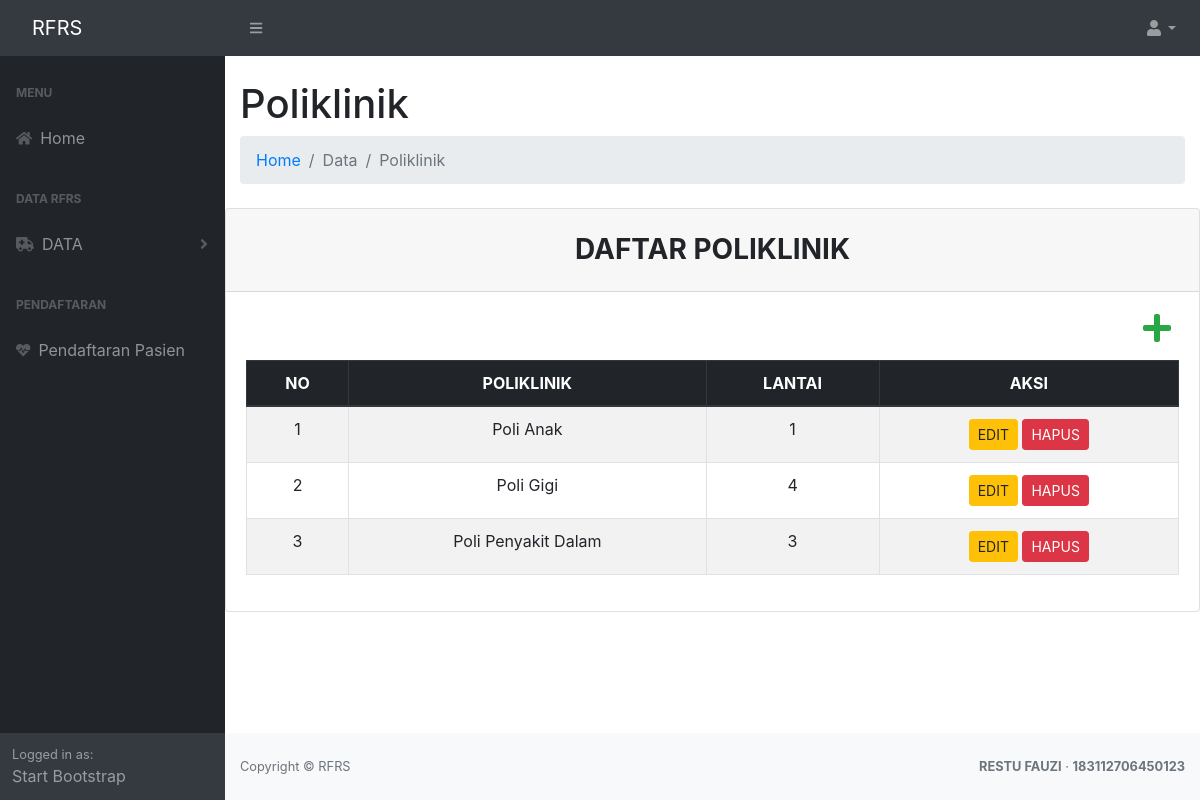
Page /dist/poli.php (signed in) on the committed database.
### tables this page shows
CREATE TABLE `poliklinik` (
  `id` int(11) NOT NULL,
  `nm_poli` varchar(20) NOT NULL,
  `lantai` varchar(3) NOT NULL
);

### dist/poli.php (the view, shortened to what this page needs)
<?php
    include_once ('config.php');
    include 'layout/sidebar.php';
    include 'layout/topmenu.php';
?>
<!DOCTYPE html>
<html lang="en">
<head>
    <link href="css/styles.css" rel="stylesheet" />
    <link href="https://cdn.datatables.net/1.10.20/css/dataTables.bootstrap4.min.css" rel="stylesheet" />
    <link rel="stylesheet" href="https://stackpath.bootstrapcdn.com/bootstrap/4.1.3/css/bootstrap.min.css">
</head>
<body>
    <div class="container-fluid">
        <h1 class="mt-4">Poliklinik</h1>
            <ol class="breadcrumb mb-4">
                <li class="breadcrumb-item"><a href="index.php">Home</a></li>
                <li class="breadcrumb-item active">Data</li>
                <li class="breadcrumb-item active">Poliklinik</li>
            </ol>
    </div>
    <div class="card">
        <h3 class="card-header text-center font-weight-bold text-uppercase py-4">DAFTAR POLIKLINIK</h3>
    <div class="card-body">
        <div id="table" class="table-editable">
            <span class="table-add float-right mb-3 mr-2"><a href="add_poli.php" class="text-success"><i
                class="fas fa-plus fa-2x" aria-hidden="true"></i></a></span>
                <table class="table table-bordered table-responsive-md table-striped text-center">
                    <thead class="thead-dark">
                        <tr>
                            <th class="text-center">NO</th>
                            <th class="text-center">POLIKLINIK</th>
                            <th class="text-center">LANTAI</th>
                            <th class="text-center">AKSI</th>
                        </tr>
                        </thead>
                            <tbody>
                            <?php
                            $sql = mysqli_query($koneksi, "SELECT * FROM poliklinik ORDER BY id DESC") or die(mysqli_error($koneksi));
                            if(mysqli_num_rows($sql) > 0){
                                $no = 1;
                                while($data = mysqli_fetch_assoc($sql)){
                                    echo '
                                    <tr>
                                        <td>'.$no.'</td>
                                        <td>'.$data['nm_poli'].'</td>
                                        <td>'.$data['lantai'].'</td>
                                        <td>
                                            <a href="edit_poli.php?id='.$data['id'].'" class="btn btn-warning btn-rounded btn-sm my-0">EDIT</a>
                                            <a href="delete_poli.php?id='.$data['id'].'" class="btn btn-danger btn-rounded btn-sm my-0"onclick="return confirm(\'Are you sure?\')">HAPUS</a>
                                        </td>
                                    </tr>
                                    ';
                                    $no++;
                                }
                            }else{
                                echo '
                                <tr>
                                    <td colspan="6">No Data.</td>
                                </tr>
                                ';
                            }
                            ?>
                        </tbody>
                        </table>
                    </div>
                </div>
                </div>
</body>
</html>
<?php
include 'layout/footer.php';
?>

### rows in the picture
poliklinik: nm_poli "Poli Anak", lantai "1"
poliklinik: nm_poli "Poli Gigi", lantai "4"
poliklinik: nm_poli "Poli Penyakit Dalam", lantai "3"
